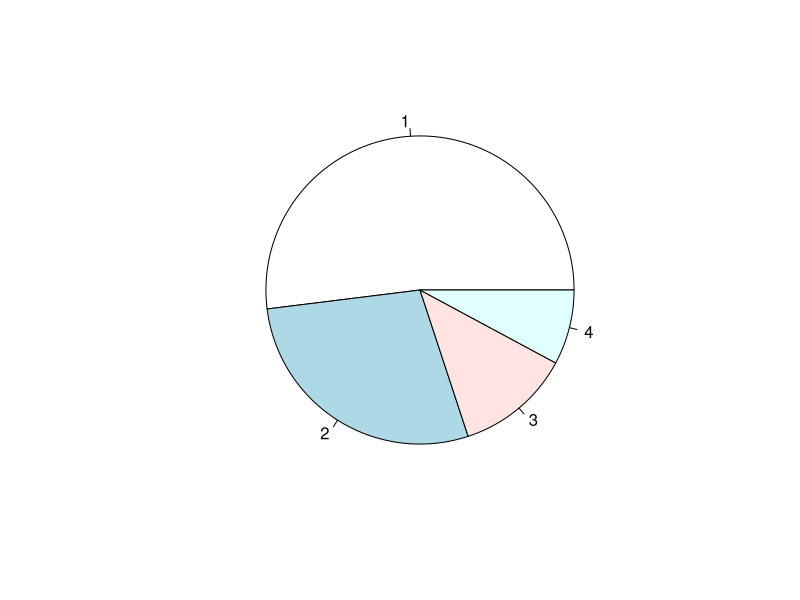
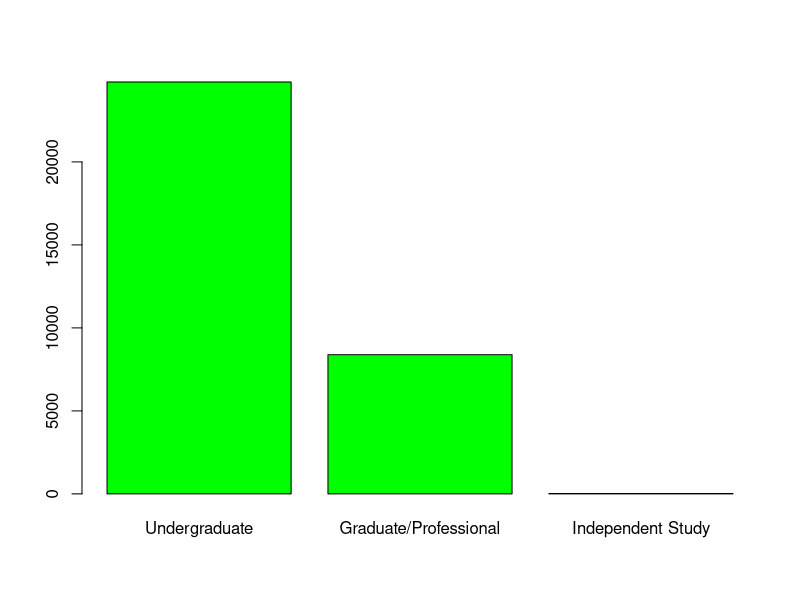
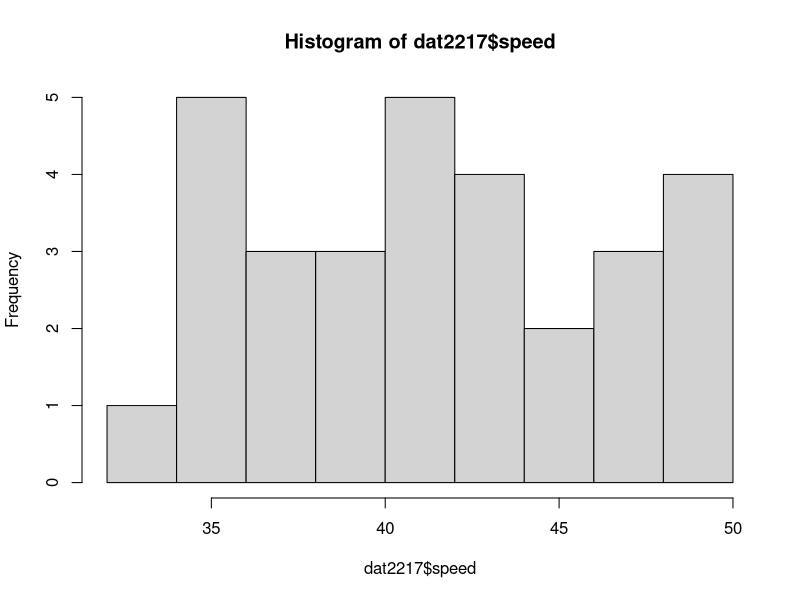
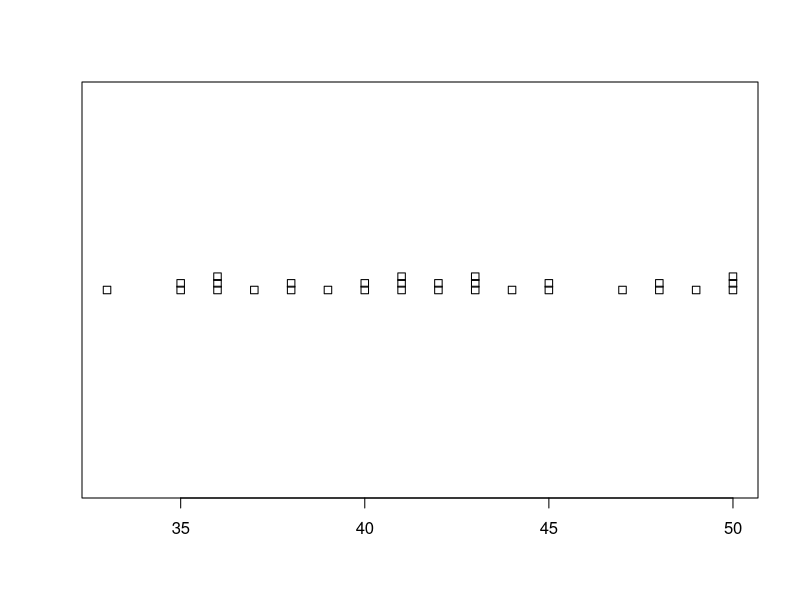
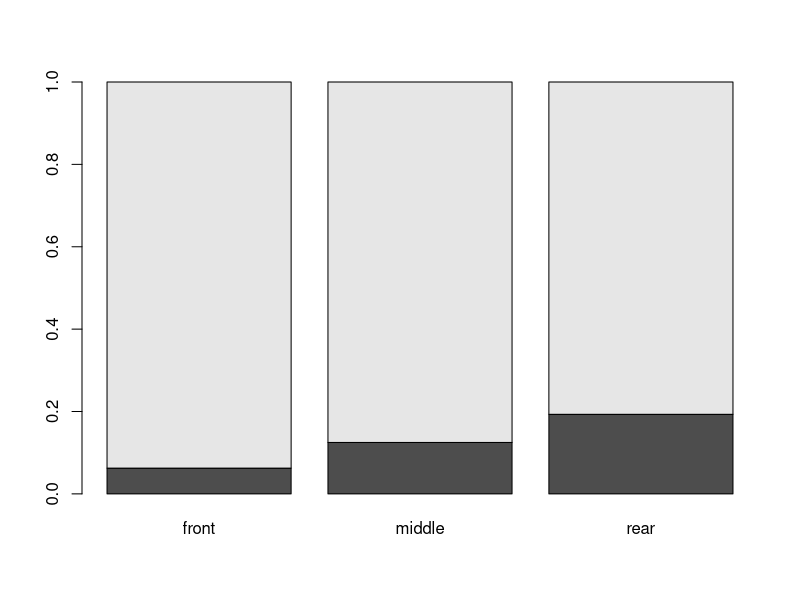
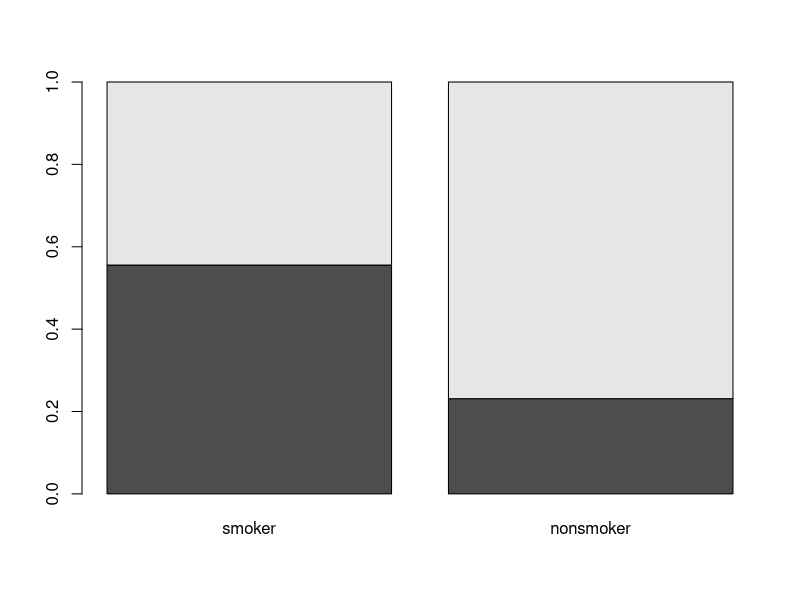
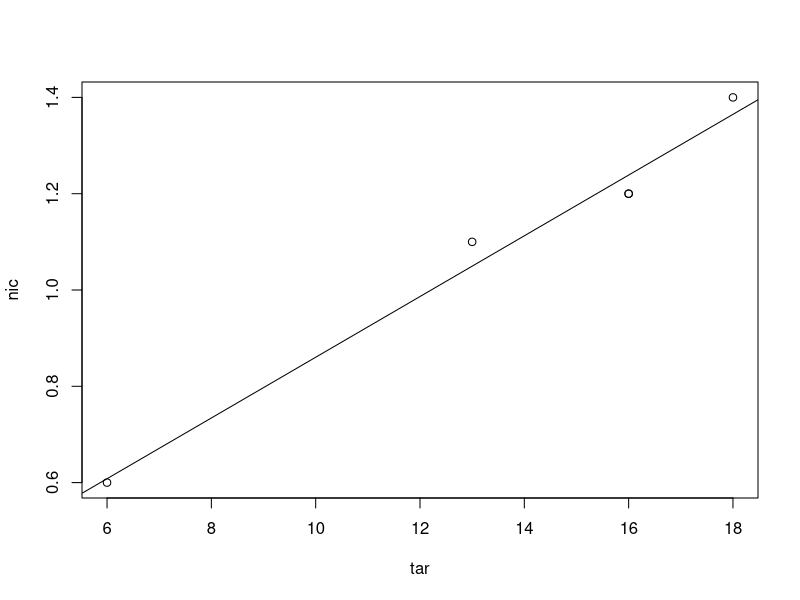
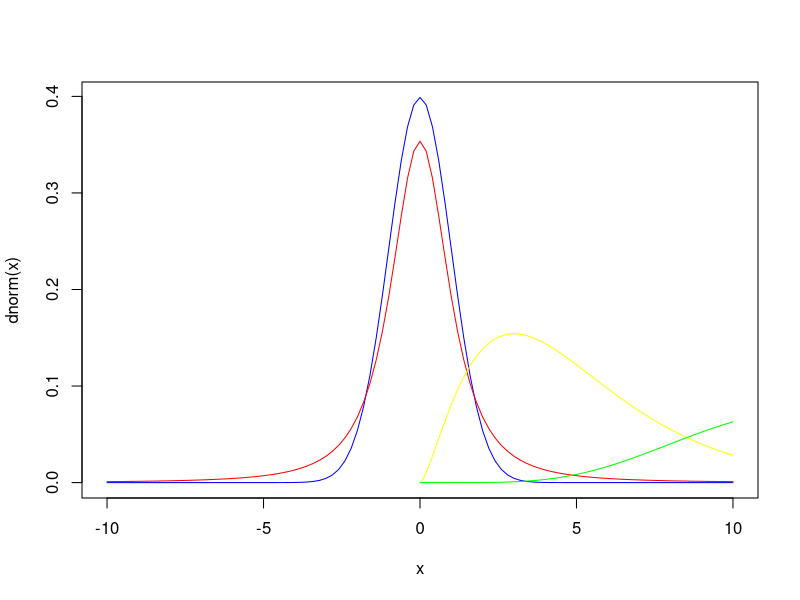

Source code (R) for these figures, in order:
## ---- chunk 1

g1 = c(67,445,635,541)

g2 = c(542,543,231,112)
t.test(g1,g2)
## ---- chunk 2
# dataframe plot

dat2215=data.frame("Source"=c("Consumer guide", "Dealership", "Word of mouth", "Internet"), "Count"=c(172,93,40,26))

prop = prop.table(dat2215$Count) # calculate proportion
round = round(prop*100,2)
labs = paste(dat2215$Source, round, "%")
pie(dat2215$Count)
## ---- chunk 3
dat2212<- data.frame("Enrollment"=c("Undergraduate", "Graduate/Professional", "Independent Study"), "Count"=c(24814, 8386, 20))
barplot(dat2212$Count, names=dat2212$Enrollment, col = "green")
## ---- chunk 4
dat2217=data.frame("speed"=c(44,38,41,50,36,36,43,42,49,48,35,40,37,41,43,50,45,45,39,38,50,41,47,36,35,40,42,43,48,33))
table(dat2217)
hist(dat2217$speed, nclass = 7)
stripchart(dat2217, method = "stack")
## ---- chunk 5
#Leap and Stem Plot

dat32210<-data.frame("Stu"=(1:15), "numabs"=c(5,6,2,12,9,5,8,15,0,1,9,3,10,3,11), "fgrad"=c(79,78,86,56,75,90,78,48,92,78,81,86,75,89,65))
stem(dat32210$fgrad)
## ---- chunk 6
dat<- matrix(c(58, 166, 193, 870, 1163, 806), nrow = 3, dimnames = list(c("front", "middle", "rear"), c("nausea", "nonausea")))
## ---- chunk 7
dat
dat1<-addmargins(dat, FUN=sum) #addmargins la lenh tinh tong cua hang hoac cot
dat1
prop<- prop.table(dat) #lenh prop.table la tinh ty le cua bang tuong quan
prop
conprop<-prop.table(dat, margin=1) #margin =1 la tinh ty le theo hang, margin =2 la tinh ty le theo cot
conprop
## ---- chunk 8
dat<- matrix(c(58, 166, 193, 870, 1163, 806), nrow = 3, dimnames = list(c("front", "middle", "rear"), c("nausea", "nonausea")))
dat
dat1<-addmargins(dat, FUN=sum) #addmargins la lenh tinh tong cua hang hoac cot
dat1
prop<- prop.table(dat) #lenh prop.table la tinh ty le cua bang tuong quan
prop
conprop<-prop.table(dat, margin=1) #margin =1 la tinh ty le theo hang, margin =2 la tinh ty le theo cot
conprop
barplot(t(conprop)) #t la phep chuyen vi ma tran viet tat cua transpose

## ---- chunk 9
dat<-matrix(c(45, 36, 46, 153), nrow = 2, dimnames = list(c("likerisky", "dislike"), c("smoker", "nonsmoker")))
#par(mfrow=c(1,2))
dat
conprop<-prop.table(dat, margin=2)
barplot(conprop)#khong can chuyen vi ma tran
## ---- chunk 10
tar<-c(16,13,16,18,6)
nic<-c(1.2, 1.1, 1.2, 1.4, 0.6)
plot(tar,nic)
lm<-lm(nic~tar)
lm
abline(lm)

## ---- chunk 11
den<-c(1.25, 1.325,1.375, 1.45, 1.55); ash<- c(1.93, 4.63, 8.95, 15.05, 23.31)
#plot(den,ash)
hoiquy<-lm(ash~den); hoiquy
dlmoi<-data.frame(den=c(1.35))
dubao<- predict(hoiquy, newdata = dlmoi); dubao
## ---- chunk 12
curve(dnorm(x), from=-10, to=10, col="blue")
curve(dt(x, df=2), from=-10, to =10, col="red", add=TRUE)
#curve(dt(x, df=35), from=-10, to =10, col="green", add=TRUE)
curve(dchisq(x, df=5), from=0, to =10, col="yellow", add=TRUE);
curve(dchisq(x, df=15), from=0, to =10, col="green", add=TRUE)
## ---- chunk 13
x<-matrix(c(42, 50, 10, 20, 24, 16, 14, 18, 6), nrow = 3, dimnames = list(c("R", "D", "I"), c("A", "D", "N"))); #x
ketqua<-chisq.test(x, correct=F); ketqua
#Tinh thu cong gia tri cua test Chisquare
#Tinh gia tri bien cua dong va cot cua du lieu
#khai bao gia tri bien cua dong
dongbien<-rowSums(x);
#khai bao gia tri bien cua cot
cotbien<-colSums(x)
#tinh co mau N cua du lieu
N<-sum(x)
#Tinh gia tri cua bang tuong quan theo ly thuyet
#tinh e11 dem so dai bieu Cong hoa va Tan dong chinh sach do
e11<-dongbien[1]*cotbien[1]/N
e12<-dongbien[1]*cotbien[2]/N
e13<-dongbien[1]*cotbien[3]/N
e21<-dongbien[2]*cotbien[1]/N
e22<-dongbien[2]*cotbien[2]/N
e23<-dongbien[2]*cotbien[3]/N
e31<-dongbien[3]*cotbien[1]/N
e32<-dongbien[3]*cotbien[2]/N
e33<-dongbien[3]*cotbien[3]/N
y<-matrix(c(e11,e21,e31,e12,e22,e32,e13, e23,e33), nrow = 3);#y
#lay ma tran x va y; tinh (x-y)^2/y
z<-(x-y)^2/y; #z
#gia tri cua test
giatritest<-sum(z); giatritest
## ---- chunk 14
may1<-c(23,27,29,30,27,25,18,20,22); tbm1<-mean(may1)
may2<-c(25,26,24,24,29,26,19,16,14); tbm2<-mean(may2)
may3<-c(28,25,26,25,27,23,15,11,17); tbm3<-mean(may3)
mau<-c(may1,may2,may3)
tbmau<-mean(mau);
psaigiuanhom<-9*(tbm1-tbmau)^2+9*(tbm2-tbmau)^2+9*(tbm3-tbmau)^2; psaigiuanhom
psaitong<-var(mau)*26; psaitong
## ---- chunk 15
g1<-c(5,1,11,2,8); g2<-c(0,1,4,6,3); g3<-c(13,9,8,15,7); mau<-c(g1,g2,g3); n<-length(mau); tbmau<-mean(mau)
#tinh tong phuong sai 
total<-var(mau)*(n-1) # sum((mau -tbmau)^2)
print(paste0("tong phuong sai la: ", total)) 
#tinh phuong sai giua cac nhom
tbg1<-mean(g1); tbg2<-mean(g2); tbg3<-mean(g3)
between<- 5*(tbg1-tbmau)^2 +5*(tbg2-tbmau)^2+5*(tbg3-tbmau)^2
print(paste0("phuong sai giua cac nhom: ", between))
#tinh phuong trong cac nhom
among<-var(g1)*4 +var(g2)*4+var(g3)*4
print(paste0("phuong sai trong cac nhom: ", among))
## ---- chunk 16
m1<-c(23,27,29,30,27,25,18,20,22); m2<-c(25,26,24,24,29,26,19,16,14);m3<-c(28,25,26,25,27,23,15,11,17); mau<-c(m1,m2,m3); n<-length(mau); tbmau<-mean(mau)
#tinh tong phuong sai cua mau
total<-var(mau)*(n-1); print(paste0("tong phuong sai la: ", total))
#tinh phuong sai between-group cho nhan to machine
tbm1<-mean(m1); tbm2<-mean(m2); tbm3<-mean(m3)
var_btw_machine<-9*(tbm1-tbmau)^2+9*(tbm2-tbmau)^2+9*(tbm3-tbmau)^2
print(paste0("phuong sai giua cac nhom cua nhan to machine la: ", var_btw_machine))
#tinh phuong sai between-group cho nhan to employee
a<-c(23,27,29,25,26,24,28,25,26); b<-c(30,27,25,24,29,26,25,27,23); c<-c(18,20,22,19,16,14,15,11,17); tba<-mean(a); tbb<-mean(b); tbc<-mean(c)
var_btw_employee<-9*(tba-tbmau)^2+9*(tbb-tbmau)^2+9*(tbc-tbmau)^2
print(paste0("phuong sai giua cac nhom cua nhan to employee la: ", var_btw_employee))
#tinh phuong sai trong cac nhom
among<-var(c(23,27,29))*2+var(c(25,26,24))*2+var(c(28,25,26))*2+var(c(30,27,25))*2+var(c(24,29,26))*2+var(c(25,27,23))*2+var(c(18,20,22))*2+var(c(19,16,14))*2+var(c(15,11,17))*2
print(paste0("phuong sai trong nhom la: ", among))
